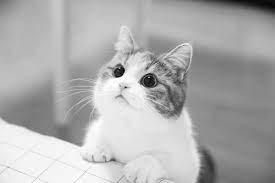
#> input picture build/docs/Adaptive Equalizer and Getline Edge Detector/cat.jpg, 275 x 183 px, given in place of cat.png, which was not available
$ python JPEG-1.py
#> lines starting #> are read from the running program, lines starting #| are printed output that depends on the picture; pictures that were not available may be replaced by others from this repository, and a replacement may not be noted
# ----------------------------------------------------------------------
# JPEG Image Compression
# ----------------------------------------------------------------------

import numpy as np
import cv2
import math
import json

# ------------------------------------------------------------
# BGR to YCbCr conversion / perform 4:2:2 or 4:2:0
# ------------------------------------------------------------
def ycbcr_compress(img, mode):
  l, w, _ = img.shape
  if mode == 420:
    row_step, col_step = 2, 2
  elif mode == 422:
    row_step, col_step = 2, 1
  else: # mode = 444, no compression
    row_step, col_step = 1, 1

  # BGR to YCbCr conversion
  y = 0.299 * img[:,:,2] + 0.587 * img[:,:,1] + 0.114 * img[:,:,0]
  cb = 0.565 * (img[:,:,0] - y)
  cr = 0.713 * (img[:,:,2] - y)

  # CbCr compresion
  cb = cb[::row_step, ::col_step]
  cr = cr[::row_step, ::col_step]

  return y, cb, cr

def ycbcr_recover(y, cb, cr, mode):
  l, w = y.shape

  # restore cb, cr
  cb_rc = np.zeros((l, w))
  cr_rc = np.zeros((l, w))
  if mode == 420:
    cb_rc[::2, ::2] = cb
    cr_rc[::2, ::2] = cr
    # o: known   x: recovery target   .: unknown
    # o . o
    # x . x
    # o . o
    for i in range(1, l, 2): # odd numbers
      for j in range(0, w, 2): # even numbers
        if i + 1 < l:
          cb_rc[i, j] = (cb_rc[i-1, j] + cb_rc[i+1, j]) / 2
          cr_rc[i, j] = (cr_rc[i-1, j] + cr_rc[i+1, j]) / 2
        else: # last row; use row i-1
          cb_rc[i, j] = cb_rc[i-1, j]
          cr_rc[i, j] = cr_rc[i-1, j]
    # o x o
    # o . o
    # o x o
    for i in range(0, l, 2): # even numbers
      for j in range(1, w, 2): # odd numbers
        if j + 1 < w:
          cb_rc[i, j] = (cb_rc[i, j-1] + cb_rc[i, j+1]) / 2
          cr_rc[i, j] = (cr_rc[i, j-1] + cr_rc[i, j+1]) / 2
        else: # last column; use column j-1
          cb_rc[i, j] = cb_rc[i, j-1]
          cr_rc[i, j] = cr_rc[i, j-1]
    # o o o
    # o x o
    # o o o
    for i in range(1, l, 2): # odd numbers
      for j in range(1, w, 2): # odd numbers
        # row average
        if i + 1 < l:
          row_avg_cb = (cb_rc[i-1, j] + cb_rc[i+1, j]) / 2
          row_avg_cr = (cr_rc[i-1, j] + cr_rc[i+1, j]) / 2
        else: # last row; use row i-1
          row_avg_cb = cb_rc[i-1, j]
          row_avg_cr = cr_rc[i-1, j]

        # column average
        if j + 1 < w:
          col_avg_cb = (cb_rc[i, j-1] + cb_rc[i, j+1]) / 2
          col_avg_cr = (cr_rc[i, j-1] + cr_rc[i, j+1]) / 2
        else: # last row; use column j-1
          col_avg_cb = cb_rc[i, j-1]
          col_avg_cr = cr_rc[i, j-1]

        # target value
        cb_rc[i, j] = (row_avg_cb + col_avg_cb) / 2
        cr_rc[i, j] = (row_avg_cr + col_avg_cr) / 2
  elif mode == 422:
    cb_rc[::2, :] = cb
    cr_rc[::2, :] = cr
    for i in range(1, l, 2): # odd numbers
      if i + 1 < l:
        # restore row i by averaging row i-1, i+1
        cb_rc[i, :] = (cb_rc[i-1, :] + cb_rc[i+1, :]) / 2
        cr_rc[i, :] = (cr_rc[i-1, :] + cr_rc[i+1, :]) / 2
      else: # last row; use row i-1
        cb_rc[i, :] = cb_rc[i-1, :]
        cr_rc[i, :] = cr_rc[i-1, :]
  else: # mode = 444, no compression
    cb_rc = cb
    cr_rc = cr

  # recover BGR image
  b = (cb_rc / 0.565) + y
  r = (cr_rc / 0.713) + y
  g = (y - (0.299 * r) - (0.114 * b)) / 0.587
  bgr = np.zeros((l, w, 3), dtype='int16')
  bgr[:,:,0] = b
  bgr[:,:,1] = g
  bgr[:,:,2] = r

  return bgr

# ------------------------------------------------------------
# 8x8 DCT
# ------------------------------------------------------------
def dct8x8(input_m):
  # fill zeros if boundary blocks have size smaller than 8x8
  l, w = input_m.shape
  rl, rw = l % 8, w % 8
  new_l = l if rl == 0 else l - rl + 8
  new_w = w if rw == 0 else w - rw + 8
  new_m = np.zeros((new_l, new_w))
  new_m[:l, :w] = input_m
  new_m -= 128

  # perform DCT
  m = np.arange(8).reshape(8,1)
  n = np.arange(8)
  dct_result = np.zeros(new_m.shape)
  C = np.ones(8)
  C[0] = 1 / math.sqrt(2)
  for u8 in range(0, l, 8):
    for v8 in range(0, w, 8):
      for u in range(8):
        for v in range(8):
          A = C[u] * C[v] / 4 # constant
          c1 = np.cos((2 * m + 1) * u * np.pi / 16) # first cos term
          c2 = np.cos((2 * n + 1) * v * np.pi / 16) # second cos term
          dct_result[u8+u,v8+v] = A * np.sum(new_m[u8+m, v8+n] * c1 * c2)
  return dct_result

def idct8x8(input_m, l_init, w_init):
  l, w = input_m.shape
  u = np.arange(8).reshape(8,1)
  v = np.arange(8)
  idct_result = np.zeros((l, w))
  C = np.ones(8)
  C[0] = 1 / math.sqrt(2)
  for m8 in range(0, l, 8):
    for n8 in range(0, w, 8):
      for m in range(8):
        for n in range(8):
          A = C[u] * C[v] / 4 # constant
          c1 = np.cos((2 * m + 1) * u * np.pi / 16) # first cos term
          c2 = np.cos((2 * n + 1) * v * np.pi / 16) # second cos term
          idct_result[m8+m,n8+n] = np.sum(A * input_m[m8+u, n8+v] * c1 * c2)
  return idct_result[:l_init, :w_init] + 128

# ------------------------------------------------------------
# quantization
# ------------------------------------------------------------
def qtz(input_m, inverse=False):
  # JPEG standard of 50% compression quantization table
  qtz_table = np.array([
    [16, 11, 10, 16, 24, 40, 51, 61],
    [12, 12, 14, 19, 26, 58, 60, 55],
    [14, 13, 16, 24, 40, 57, 69, 56],
    [14, 17, 22, 29, 51, 87, 80, 62],
    [18, 22, 37, 56, 68,109,103, 77],
    [24, 35, 55, 64, 81,104,113, 92],
    [49, 64, 78, 87,103,121,120,101],
    [72, 92, 95, 98,112,100,103, 99]
  ])
  l, w = input_m.shape
  output_m = np.zeros((l, w))
  for u8 in range(0, l, 8):
    for v8 in range(0, w, 8):
      if (inverse): # restore values before quantization
        output_m[u8:u8+8, v8:v8+8] = input_m[u8:u8+8, v8:v8+8] * qtz_table
      else:         # perform quantization
        output_m[u8:u8+8, v8:v8+8] = input_m[u8:u8+8, v8:v8+8] // qtz_table
  return output_m

# ------------------------------------------------------------
# differential coding for DC terms
# ------------------------------------------------------------
def diff_enc(input_m):
  l, w = input_m.shape
  enc = input_m.copy() # reserve first column as decoding reference
  for i in range(1, w):
    enc[:, i] = input_m[:, i] - input_m[:, i-1]
  return enc

def diff_dec(input_m):
  l, w = input_m.shape
  dec = input_m.copy() # use first column as decoding reference
  for i in range(1, w):
    dec[:, i] = input_m[:, i] + dec[:, i-1]
  return dec

# ------------------------------------------------------------
# zigzag for AC terms
# ------------------------------------------------------------
def zigzag(input_m):
  l, _ = input_m.shape # input_m is assumed to be a square
  upper_right = True # zigzag scan direction
  output_arr = []

  for i in range(1, 2*l - 1): # ignore dc term [0][0], start from 1
    for j in range(i + 1):
      if i - j >= l or j >= l: # out of range
        continue
      if upper_right: # [i][0] => [0][i]
        target = input_m[i-j][j]
      else:           # [0][i] => [i][0]
        target = input_m[j][i-j]
      output_arr.append(target)
    upper_right = not upper_right # switch direction

  # find end of block(EOB) and ignore values after EOB
  eob = 0
  s = len(output_arr)
  for i in range(s):
    if output_arr[i]:
      eob = i

  return output_arr[:eob+1]

def inv_zigzag(seq, l):
  recover_m = np.zeros((l, l))
  k = 0
  i, j = 1, 0
  upper_right = True # zigzag scan direction
  while k < len(seq):
    recover_m[i][j] = seq[k]
    if upper_right: # [i][0] => [0][j]
      if j == l-1:
        i += 1
        upper_right = False
      elif i == 0:
        j += 1
        upper_right = False
      else:
        i -= 1
        j += 1
    else:           # [0][j] => [i][0]
      if i == l-1:
        j += 1
        upper_right = True
      elif j == 0:
        i += 1
        upper_right = True
      else:
        i += 1
        j -= 1
    k += 1

  return recover_m

# ------------------------------------------------------------
# Huffman coding
# ------------------------------------------------------------
def Huffman_enc(data):
  # count every value in m and store in dictionary
  data_size = data.size
  flat = data.flatten()
  count = dict()
  for i in range(data_size):
    if flat[i] not in count:
      count[flat[i]] = 1
    else:
      count[flat[i]] += 1

  # encode and store code in dictionary
  code = dict()
  current_code = 0
  while count: # count is not empty
    k = max(count, key=count.get) # key with max value
    count.pop(k)
    code[k] = bin(current_code)[2:] # [2:] to remove prefix '0b'
    current_code += 1

  # construct new matrix with values replaced by corresponding codes
  map_code = np.vectorize(lambda n: code[n])
  new_data = map_code(data)
  return code, new_data

def Huffman_dec(data, code):
  inv_code = dict()
  for key, value in code.items():
    inv_code[value] = int(float(key))
  #print(inv_code[10010])
  data_restore = list(map(lambda n: inv_code[str(n)], data))
  return data_restore

# ------------------------------------------------------------
# main function
# ------------------------------------------------------------
def JPEG_compress(img):
  l, w, _ = img.shape
  mode = 420 # 4:4:4, 4:2:2, 4:2:0

  # convert image to YCbCr and perform 4:2:2 or 4:2:0
  print('Performing YCbCr compression ... ', end='')
  y, cb, cr = ycbcr_compress(img, mode)
  cbl, cbw = cb.shape
  print('done')

  # perform 8x8 DCT (the type mentioned in the ADSP course)
  print('Perfomring DCT ... ', end='')
  y_dct = dct8x8(y)
  cb_dct = dct8x8(cb)
  cr_dct = dct8x8(cr)

  cb_shape = cb_dct
  cr_shape = cr_dct
  print('done')

  # quantization
  print('Quantizing ... ', end='')
  y_q = qtz(y_dct)
  cb_q = qtz(cb_dct)
  cr_q = qtz(cr_dct)
  #y_q = y_dct // 1
  #cb_q = cb_dct // 1
  #cr_q = cr_dct // 1
  print('done')

  # differential encoding for DC terms
  print('Performing differential encoding ... ', end='')
  y_dc = diff_enc(y_q[::8, ::8])
  cb_dc = diff_enc(cb_q[::8, ::8])
  cr_dc = diff_enc(cr_q[::8, ::8])
  print('done')

  # zigzag for AC terms
  print('Performing zigzag ... ', end='')
  yl = y_dc.shape[0]
  yw = y_dc.shape[1]
  y_ac = np.array([])
  y_ac_sizes = []
  for i in range(yl):
    for j in range(yw):
      yzz = zigzag(y_q[i*8:i*8+8, j*8:j*8+8])
      y_ac_sizes.append(len(yzz))
      y_ac = np.concatenate((y_ac, np.array(yzz)))

  cbdcl = math.ceil(cbl / 8)
  cbdcw = math.ceil(cbw / 8)
  cb_ac = np.array([])
  cr_ac = np.array([])
  cb_ac_sizes = []
  cr_ac_sizes = []
  for i in range(cbdcl):
    for j in range(cbdcw):
      cbzz = zigzag(cb_q[i*8:i*8+8, j*8:j*8+8])
      crzz = zigzag(cr_q[i*8:i*8+8, j*8:j*8+8])
      cb_ac_sizes.append(len(cbzz))
      cr_ac_sizes.append(len(crzz))
      cb_ac = np.concatenate((cb_ac, np.array(cbzz)))
      cr_ac = np.concatenate((cr_ac, np.array(crzz)))
  print('done')

  # Huffman coding
  print('Performing Huffman coding ... ', end='')
  pack = np.concatenate((
    y_dc.flatten(),
    cb_dc.flatten(),
    cr_dc.flatten(),
    y_ac, cb_ac, cr_ac
  ))
  code, data = Huffman_enc(pack)
  dim = [l, w, cbl, cbw, y_ac_sizes, cb_ac_sizes, cr_ac_sizes]
  print('done')
  print('JPEG compression finished')

  return list(data), code, dim, mode

def JPEG_extract(data, code, dim, mode):
  [l, w, cbl, cbw, y_ac_sizes, cb_ac_sizes, cr_ac_sizes] = dim

  # calculate data offsets
  ydcl = math.ceil(l / 8)
  ydcw = math.ceil(w / 8)
  ydc_size = ydcl * ydcw
  cbdcl = math.ceil(cbl / 8)
  cbdcw = math.ceil(cbw / 8)
  cbdc_size = cbdcl * cbdcw
  img_size = l * w
  cb_size = cbl * cbw

  # decode Huffman coding
  print('Decoding data ... ', end='')
  data_restore = Huffman_dec(data, code)
  print('done')

  # restore DC terms
  print('Restoring DC terms ... ', end='')
  y_dc_data = data_restore[0:ydc_size]
  cb_dc_data = data_restore[ydc_size: ydc_size + cbdc_size]
  cr_dc_data = data_restore[ydc_size + cbdc_size: ydc_size + 2*cbdc_size]
  y_dc = diff_dec(np.array(y_dc_data).reshape(ydcl, ydcw))
  cb_dc = diff_dec(np.array(cb_dc_data).reshape(cbdcl, cbdcw))
  cr_dc = diff_dec(np.array(cr_dc_data).reshape(cbdcl, cbdcw))
  print('done')

  # restore AC terms
  print('Restoring AC terms ... ', end='')
  half = ydc_size + 2*cbdc_size
  y_ac_data = data_restore[half:ydc_size]
  cb_ac_data = data_restore[half + ydc_size: ydc_size + cbdc_size]
  cr_ac_data = data_restore[half + ydc_size + cbdc_size: ydc_size + 2*cbdc_size]

  start = 0
  end = 0
  k = 0
  y_restore = np.zeros((ydcl*8, ydcw*8))
  for i in range(ydcl):
    for j in range(ydcw):
      start = end
      end = end + y_ac_sizes[k]
      y_restore[i*8:i*8+8, j*8:j*8+8] = inv_zigzag(y_ac_data[start:end], 8)
      k += 1

  cb_start, cb_end = 0, 0
  cr_start, cr_end = 0, 0
  k = 0
  cb_restore = np.zeros((cbdcl*8, cbdcw*8))
  cr_restore = np.zeros((cbdcl*8, cbdcw*8))
  for i in range(cbdcl):
    for j in range(cbdcw):
      cb_start = cb_end
      cr_start = cr_end
      cb_end = cb_end + cb_ac_sizes[k]
      cr_end = cr_end + cr_ac_sizes[k]
      cb_restore[i*8:i*8+8, j*8:j*8+8] = inv_zigzag(cb_ac_data[cb_start:cb_end], 8)
      cr_restore[i*8:i*8+8, j*8:j*8+8] = inv_zigzag(cr_ac_data[cr_start:cr_end], 8)
      k += 1
  print('done')

  # restore Y, Cb, Cr
  print('Performing quantization and inverse DCT ... ', end='')
  y_restore[::8, ::8] = y_dc
  cb_restore[::8, ::8] = cb_dc
  cr_restore[::8, ::8] = cr_dc

  y_iq = qtz(y_restore, inverse=True)
  cb_iq = qtz(cb_restore, inverse=True)
  cr_iq = qtz(cr_restore, inverse=True)
  #y_iq = y_restore
  #cb_iq = cb_restore
  #cr_iq = cr_restore

  y_idct = idct8x8(y_iq, l, w)
  cb_idct = idct8x8(cb_iq, cbl, cbw)
  cr_idct = idct8x8(cr_iq, cbl, cbw)
  print('done')

  # restore image
  print('Converting YCbCr to BGR ... ', end='')
  img = ycbcr_recover(y_idct, cb_idct, cr_idct, mode)
  print('done')
  print('JPEG image extraction completed')

  return img

# ------------------------------------------------------------
# test
# ------------------------------------------------------------
if __name__ == '__main__':
  # boolean variables for different tests
  # test progress:
  # - YCbCr compression: pass
  # - 8x8 DCT: pass
  # - quantization: pass
  # - differential coding: pass
  # - zigzag: pass
  # - Huffman coding: pass
  ycbcr_compress_test = False
  dct_test = False
  qtz_test = False
  diff_code_test = False
  zigzag_test = False
  Huffman_code_test = False
  jpeg_compression_test = True
  jpeg_extraction_test = True

  # JPEG compression test
  if jpeg_compression_test:
    img_path = 'cat.png'
    #img_path = 'black.jpg'
    img = cv2.imread(img_path)
#> img is the input picture: shape (183, 275, 3); min 0, max 255, mean 174.3
    data, code, dim, mode = JPEG_compress(img)
#> in ycbcr_compress, `cb = 0.565 * (img[:,:,0] - y)`:
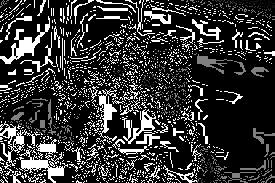
#> cb: shape (183, 275) float64; min 0, max 1.61e-14, mean 3.34e-15; drawn with min black and max white
#> in ycbcr_compress, `cb = cb[::row_step, ::col_step]`:
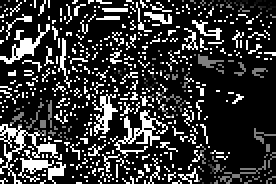
#> cb: shape (92, 138) float64 (shown 2 times larger); min 0, max 1.61e-14, mean 3.39e-15; drawn with min black and max white
#> after the loop in dct8x8, `for u8 in range(0, l, 8):`:
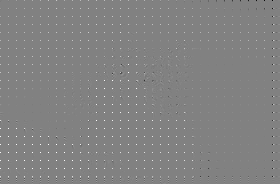
#> dct_result: shape (184, 280) float64; min -979, max 944, mean 5.6; drawn with min black and max white
#> in dct8x8 (call 2), `new_m -= 128`:
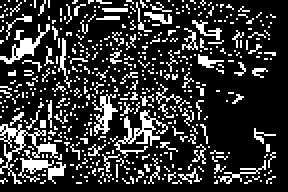
#> new_m: shape (96, 144) float64 (shown 2 times larger); values -128 (black) and -128 (white), 21% white in thin lines or dots
#> after the loop in dct8x8 (call 2), `for u8 in range(0, l, 8):`:
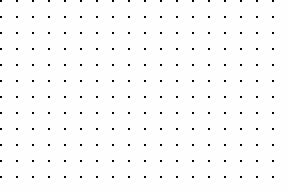
#> dct_result: shape (96, 144) float64 (shown 2 times larger); min -1024, max 2.21e-13, mean -16; drawn with min black and max white
#> after the loop in diff_enc, `for i in range(1, w):`:
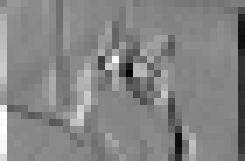
#> enc: shape (23, 35) float64 (shown 7 times larger); min -63, max 56, mean -1.2; drawn with min black and max white
#> the loop in Huffman_enc, `while count:` made 101 passes
    data_dict = {
      "data": data,
      "code": code,
      "dim" : dim,
      "mode": mode
    }
    # save pseudo jpeg file (json)
    with open('cat_psjpeg.json', 'w') as f:
      json.dump(data_dict, f)
    f.close()

  # jpeg extraction test
  if jpeg_extraction_test:
    fr = open('cat_psjpeg.json')
    dict_load = json.load(fr)
    data_l = list(map(int, dict_load["data"]))
    code_l = dict_load["code"]
    dim_l = dict_load["dim"]
    mode_l = dict_load["mode"]
    img_recover = JPEG_extract(data_l, code_l, dim_l, mode_l)
    cv2.imwrite('cat_recover.jpg', img_recover)
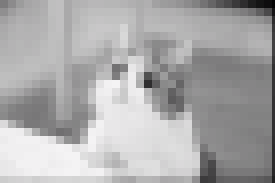
#> saved as cat_recover.jpg: shape (183, 275, 3); mean B, G, R 171.2, 170.6, 171.2
    print('Image recovered from json file')

  # 4:2:2, 4:2:0 compression test
  if ycbcr_compress_test:
    mode = 420
    img_path = 'cat.jpg'
    img = cv2.imread(img_path)

    # compress and recover
    y, cb, cr = ycbcr_compress(img, mode)
    img_recover = ycbcr_recover(y, cb, cr, mode)

    cv2.imwrite('recover.jpg', img_recover)
    print('image recovered from YCbCr')

  # 8x8 DCT test
  if dct_test:
    rows = 18
    cols = 10
    mn = np.random.rand(rows, cols) * 255
    mn_dct = dct8x8(mn)
    mn_recover = idct8x8(mn_dct, rows, cols)
    #print(mn)
    #print(mn_recover)
    err_dct = mn_recover - mn
    print(np.average(err_dct))

  # quantization test
  if qtz_test:
    a = np.full((16, 8), 20000)
    a_q = qtz(a)
    a_iq = qtz(a_q, inverse=True)
    print(a_q)
    print(a_iq)

  # differential coding test
  if diff_code_test:
    b = np.random.rand(6, 6) * 100
    b = b.astype(int)
    b_enc = diff_enc(b)
    b_dec = diff_dec(b_enc)
    print(b_enc)
    print(np.sum(np.abs(b_dec - b)))

  # zigzag test
  if zigzag_test:
    lc = 5
    c = np.ones((lc, lc))
    for i in range(lc):
      for j in range(i + 1):
        c[i-j, j] = i + j
    zz = zigzag(c)
    izz = inv_zigzag(zz, lc)
    print(c)
    print(zz)
    print(izz)

  # Huffman coding test
  if Huffman_code_test:
    d = np.random.rand(80,80) * 10
    d = d.astype(int)
    code, d_str = Huffman_enc(d)
    d_restore = Huffman_dec(d_str, code)
    print(code)
    print(np.sum(d_restore - d))

# ------------------------------------------------------------
# end
# ------------------------------------------------------------
